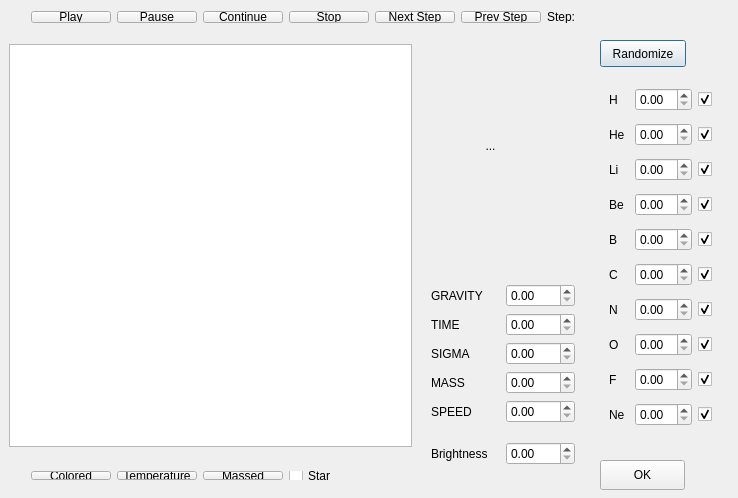
<?xml version="1.0" encoding="UTF-8"?>
<ui version="4.0">
 <class>Dialog</class>
 <widget class="QDialog" name="Dialog">
  <property name="enabled">
   <bool>true</bool>
  </property>
  <property name="geometry">
   <rect>
    <x>0</x>
    <y>0</y>
    <width>738</width>
    <height>498</height>
   </rect>
  </property>
  <property name="sizePolicy">
   <sizepolicy hsizetype="Expanding" vsizetype="Expanding">
    <horstretch>0</horstretch>
    <verstretch>0</verstretch>
   </sizepolicy>
  </property>
  <property name="maximumSize">
   <size>
    <width>1000</width>
    <height>1000</height>
   </size>
  </property>
  <property name="baseSize">
   <size>
    <width>450</width>
    <height>450</height>
   </size>
  </property>
  <property name="windowTitle">
   <string>Dialog</string>
  </property>
  <widget class="qgrScene" name="graphicsView">
   <property name="geometry">
    <rect>
     <x>9</x>
     <y>44</y>
     <width>403</width>
     <height>403</height>
    </rect>
   </property>
   <property name="sizePolicy">
    <sizepolicy hsizetype="Expanding" vsizetype="Expanding">
     <horstretch>0</horstretch>
     <verstretch>0</verstretch>
    </sizepolicy>
   </property>
   <property name="maximumSize">
    <size>
     <width>403</width>
     <height>403</height>
    </size>
   </property>
   <property name="mouseTracking">
    <bool>true</bool>
   </property>
  </widget>
  <widget class="QLabel" name="infLabel">
   <property name="geometry">
    <rect>
     <x>430</x>
     <y>40</y>
     <width>121</width>
     <height>211</height>
    </rect>
   </property>
   <property name="text">
    <string>...</string>
   </property>
   <property name="alignment">
    <set>Qt::AlignCenter</set>
   </property>
  </widget>
  <widget class="QPushButton" name="pushButton_7">
   <property name="geometry">
    <rect>
     <x>600</x>
     <y>40</y>
     <width>86</width>
     <height>27</height>
    </rect>
   </property>
   <property name="text">
    <string>Randomize</string>
   </property>
  </widget>
  <widget class="QPushButton" name="pushButton_8">
   <property name="geometry">
    <rect>
     <x>600</x>
     <y>460</y>
     <width>85</width>
     <height>30</height>
    </rect>
   </property>
   <property name="text">
    <string>OK</string>
   </property>
  </widget>
  <widget class="QWidget" name="layoutWidget">
   <property name="geometry">
    <rect>
     <x>420</x>
     <y>260</y>
     <width>166</width>
     <height>230</height>
    </rect>
   </property>
   <layout class="QVBoxLayout" name="verticalLayout_6">
    <item>
     <layout class="QVBoxLayout" name="verticalLayout_5">
      <item>
       <layout class="QVBoxLayout" name="verticalLayout_4">
        <item>
         <layout class="QVBoxLayout" name="verticalLayout_3">
          <item>
           <layout class="QHBoxLayout" name="horizontalLayout_4">
            <item>
             <widget class="QLabel" name="label_12">
              <property name="text">
               <string>GRAVITY</string>
              </property>
             </widget>
            </item>
            <item>
             <widget class="QDoubleSpinBox" name="doubleSpinBox_12"/>
            </item>
           </layout>
          </item>
          <item>
           <layout class="QHBoxLayout" name="horizontalLayout_5">
            <item>
             <widget class="QLabel" name="label_13">
              <property name="text">
               <string>TIME</string>
              </property>
             </widget>
            </item>
            <item>
             <widget class="QDoubleSpinBox" name="doubleSpinBox_13"/>
            </item>
           </layout>
          </item>
         </layout>
        </item>
        <item>
         <layout class="QHBoxLayout" name="horizontalLayout_6">
          <item>
           <widget class="QLabel" name="label_14">
            <property name="text">
             <string>SIGMA</string>
            </property>
           </widget>
          </item>
          <item>
           <widget class="QDoubleSpinBox" name="doubleSpinBox_14"/>
          </item>
         </layout>
        </item>
       </layout>
      </item>
      <item>
       <layout class="QHBoxLayout" name="horizontalLayout_7">
        <item>
         <widget class="QLabel" name="label_15">
          <property name="text">
           <string>MASS</string>
          </property>
         </widget>
        </item>
        <item>
         <widget class="QDoubleSpinBox" name="doubleSpinBox_15"/>
        </item>
       </layout>
      </item>
      <item>
       <layout class="QHBoxLayout" name="horizontalLayout_8">
        <item>
         <widget class="QLabel" name="label_16">
          <property name="text">
           <string>SPEED</string>
          </property>
         </widget>
        </item>
        <item>
         <widget class="QDoubleSpinBox" name="doubleSpinBox_16"/>
        </item>
       </layout>
      </item>
     </layout>
    </item>
    <item>
     <layout class="QHBoxLayout" name="horizontalLayout">
      <item>
       <widget class="QLabel" name="label_11">
        <property name="text">
         <string>Brightness</string>
        </property>
       </widget>
      </item>
      <item>
       <widget class="QDoubleSpinBox" name="doubleSpinBox_11"/>
      </item>
     </layout>
    </item>
   </layout>
  </widget>
  <widget class="QWidget" name="layoutWidget">
   <property name="geometry">
    <rect>
     <x>20</x>
     <y>0</y>
     <width>586</width>
     <height>34</height>
    </rect>
   </property>
   <layout class="QHBoxLayout" name="horizontalLayout_9">
    <item>
     <layout class="QHBoxLayout" name="horizontalLayout_3">
      <item>
       <widget class="QPushButton" name="pushButton">
        <property name="text">
         <string>Play</string>
        </property>
       </widget>
      </item>
      <item>
       <widget class="QPushButton" name="pushButton_2">
        <property name="text">
         <string>Pause</string>
        </property>
       </widget>
      </item>
      <item>
       <widget class="QPushButton" name="pushButton_6">
        <property name="text">
         <string>Continue</string>
        </property>
       </widget>
      </item>
      <item>
       <widget class="QPushButton" name="pushButton_3">
        <property name="text">
         <string>Stop</string>
        </property>
       </widget>
      </item>
      <item>
       <widget class="QPushButton" name="pushButton_4">
        <property name="text">
         <string>Next Step</string>
        </property>
       </widget>
      </item>
      <item>
       <widget class="QPushButton" name="pushButton_5">
        <property name="text">
         <string>Prev Step</string>
        </property>
       </widget>
      </item>
     </layout>
    </item>
    <item>
     <widget class="QLabel" name="step_label">
      <property name="text">
       <string>Step:</string>
      </property>
     </widget>
    </item>
   </layout>
  </widget>
  <widget class="QWidget" name="">
   <property name="geometry">
    <rect>
     <x>598</x>
     <y>71</y>
     <width>131</width>
     <height>381</height>
    </rect>
   </property>
   <layout class="QGridLayout" name="gridLayout">
    <item row="0" column="0">
     <widget class="QLabel" name="label">
      <property name="text">
       <string>H</string>
      </property>
     </widget>
    </item>
    <item row="0" column="1">
     <widget class="QDoubleSpinBox" name="doubleSpinBox"/>
    </item>
    <item row="0" column="2">
     <widget class="QCheckBox" name="checkBox">
      <property name="autoFillBackground">
       <bool>false</bool>
      </property>
      <property name="text">
       <string/>
      </property>
      <property name="checked">
       <bool>true</bool>
      </property>
     </widget>
    </item>
    <item row="1" column="0">
     <widget class="QLabel" name="label_2">
      <property name="text">
       <string>He</string>
      </property>
     </widget>
    </item>
    <item row="1" column="1">
     <widget class="QDoubleSpinBox" name="doubleSpinBox_2"/>
    </item>
    <item row="1" column="2">
     <widget class="QCheckBox" name="checkBox_2">
      <property name="text">
       <string/>
      </property>
      <property name="checked">
       <bool>true</bool>
      </property>
     </widget>
    </item>
    <item row="2" column="0">
     <widget class="QLabel" name="label_3">
      <property name="text">
       <string>Li</string>
      </property>
     </widget>
    </item>
    <item row="2" column="1">
     <widget class="QDoubleSpinBox" name="doubleSpinBox_3"/>
    </item>
    <item row="2" column="2">
     <widget class="QCheckBox" name="checkBox_3">
      <property name="text">
       <string/>
      </property>
      <property name="checked">
       <bool>true</bool>
      </property>
     </widget>
    </item>
    <item row="3" column="0">
     <widget class="QLabel" name="label_4">
      <property name="text">
       <string>Be</string>
      </property>
     </widget>
    </item>
    <item row="3" column="1">
     <widget class="QDoubleSpinBox" name="doubleSpinBox_4"/>
    </item>
    <item row="3" column="2">
     <widget class="QCheckBox" name="checkBox_4">
      <property name="text">
       <string/>
      </property>
      <property name="checked">
       <bool>true</bool>
      </property>
     </widget>
    </item>
    <item row="4" column="0">
     <widget class="QLabel" name="label_5">
      <property name="text">
       <string>B</string>
      </property>
     </widget>
    </item>
    <item row="4" column="1">
     <widget class="QDoubleSpinBox" name="doubleSpinBox_5"/>
    </item>
    <item row="4" column="2">
     <widget class="QCheckBox" name="checkBox_5">
      <property name="text">
       <string/>
      </property>
      <property name="checked">
       <bool>true</bool>
      </property>
     </widget>
    </item>
    <item row="5" column="0">
     <widget class="QLabel" name="label_6">
      <property name="text">
       <string>C</string>
      </property>
     </widget>
    </item>
    <item row="5" column="1">
     <widget class="QDoubleSpinBox" name="doubleSpinBox_6"/>
    </item>
    <item row="5" column="2">
     <widget class="QCheckBox" name="checkBox_6">
      <property name="text">
       <string/>
      </property>
      <property name="checked">
       <bool>true</bool>
      </property>
     </widget>
    </item>
    <item row="6" column="0">
     <widget class="QLabel" name="label_7">
      <property name="text">
       <string>N</string>
      </property>
     </widget>
    </item>
    <item row="6" column="1">
     <widget class="QDoubleSpinBox" name="doubleSpinBox_7"/>
    </item>
    <item row="6" column="2">
     <widget class="QCheckBox" name="checkBox_7">
      <property name="text">
       <string/>
      </property>
      <property name="checked">
       <bool>true</bool>
      </property>
     </widget>
    </item>
    <item row="7" column="0">
     <widget class="QLabel" name="label_8">
      <property name="text">
       <string>O</string>
      </property>
     </widget>
    </item>
    <item row="7" column="1">
     <widget class="QDoubleSpinBox" name="doubleSpinBox_8"/>
    </item>
    <item row="7" column="2">
     <widget class="QCheckBox" name="checkBox_8">
      <property name="text">
       <string/>
      </property>
      <property name="checked">
       <bool>true</bool>
      </property>
     </widget>
    </item>
    <item row="8" column="0">
     <widget class="QLabel" name="label_9">
      <property name="text">
       <string>F</string>
      </property>
     </widget>
    </item>
    <item row="8" column="1">
     <widget class="QDoubleSpinBox" name="doubleSpinBox_9"/>
    </item>
    <item row="8" column="2">
     <widget class="QCheckBox" name="checkBox_9">
      <property name="text">
       <string/>
      </property>
      <property name="checked">
       <bool>true</bool>
      </property>
     </widget>
    </item>
    <item row="9" column="0">
     <widget class="QLabel" name="label_10">
      <property name="text">
       <string>Ne</string>
      </property>
     </widget>
    </item>
    <item row="9" column="1">
     <widget class="QDoubleSpinBox" name="doubleSpinBox_10"/>
    </item>
    <item row="9" column="2">
     <widget class="QCheckBox" name="checkBox_10">
      <property name="text">
       <string/>
      </property>
      <property name="checked">
       <bool>true</bool>
      </property>
     </widget>
    </item>
   </layout>
  </widget>
  <widget class="QWidget" name="">
   <property name="geometry">
    <rect>
     <x>20</x>
     <y>460</y>
     <width>336</width>
     <height>31</height>
    </rect>
   </property>
   <layout class="QHBoxLayout" name="horizontalLayout_10">
    <item>
     <layout class="QHBoxLayout" name="horizontalLayout_2">
      <item>
       <widget class="QPushButton" name="pushButton_9">
        <property name="text">
         <string>Colored</string>
        </property>
       </widget>
      </item>
      <item>
       <widget class="QPushButton" name="pushButton_11">
        <property name="text">
         <string>Temperature</string>
        </property>
       </widget>
      </item>
      <item>
       <widget class="QPushButton" name="pushButton_10">
        <property name="text">
         <string>Massed</string>
        </property>
       </widget>
      </item>
     </layout>
    </item>
    <item>
     <widget class="QCheckBox" name="checkBox_11">
      <property name="text">
       <string>Star</string>
      </property>
     </widget>
    </item>
   </layout>
  </widget>
 </widget>
 <layoutdefault spacing="6" margin="11"/>
 <customwidgets>
  <customwidget>
   <class>qgrScene</class>
   <extends>QGraphicsView</extends>
   <header location="global">qgrscene.h</header>
  </customwidget>
 </customwidgets>
 <resources/>
 <connections/>
</ui>
